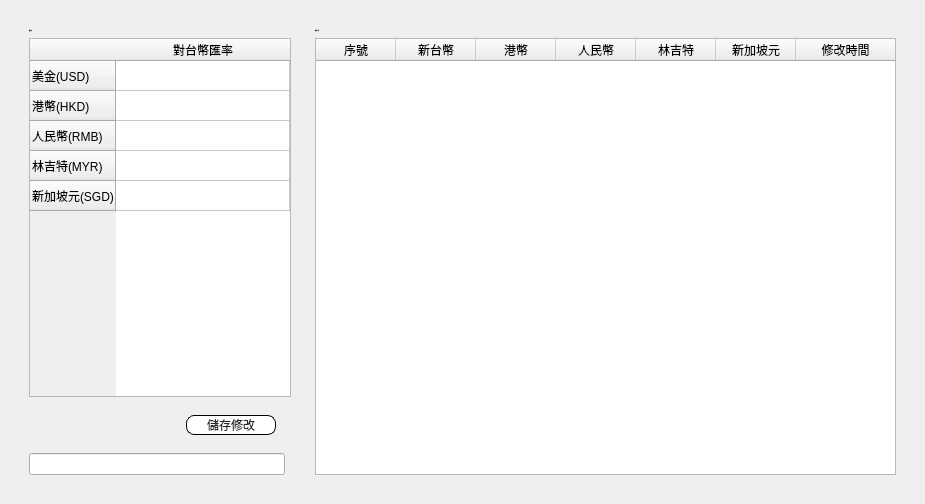
<?xml version="1.0" encoding="UTF-8"?>
<ui version="4.0">
 <class>LayerExchangeRate</class>
 <widget class="QWidget" name="LayerExchangeRate">
  <property name="geometry">
   <rect>
    <x>0</x>
    <y>0</y>
    <width>925</width>
    <height>504</height>
   </rect>
  </property>
  <property name="windowTitle">
   <string>Form</string>
  </property>
  <layout class="QGridLayout" name="gridLayout">
   <property name="leftMargin">
    <number>0</number>
   </property>
   <property name="topMargin">
    <number>0</number>
   </property>
   <property name="rightMargin">
    <number>0</number>
   </property>
   <property name="bottomMargin">
    <number>0</number>
   </property>
   <property name="spacing">
    <number>0</number>
   </property>
   <item row="0" column="0">
    <widget class="QWidget" name="wBg" native="true">
     <property name="minimumSize">
      <size>
       <width>0</width>
       <height>0</height>
      </size>
     </property>
     <property name="maximumSize">
      <size>
       <width>16777215</width>
       <height>16777215</height>
      </size>
     </property>
     <property name="styleSheet">
      <string notr="true">font: 14px &quot;Microsoft JhengHei UI&quot;;</string>
     </property>
     <layout class="QHBoxLayout" name="horizontalLayout_3">
      <property name="leftMargin">
       <number>20</number>
      </property>
      <property name="topMargin">
       <number>20</number>
      </property>
      <property name="rightMargin">
       <number>20</number>
      </property>
      <property name="bottomMargin">
       <number>20</number>
      </property>
      <item>
       <widget class="QWidget" name="widget_2" native="true">
        <property name="minimumSize">
         <size>
          <width>280</width>
          <height>0</height>
         </size>
        </property>
        <property name="maximumSize">
         <size>
          <width>280</width>
          <height>16777215</height>
         </size>
        </property>
        <layout class="QGridLayout" name="gridLayout_3">
         <item row="1" column="0" rowspan="2" colspan="2">
          <widget class="QTableWidget" name="tableWidget">
           <property name="minimumSize">
            <size>
             <width>260</width>
             <height>0</height>
            </size>
           </property>
           <property name="focusPolicy">
            <enum>Qt::NoFocus</enum>
           </property>
           <property name="styleSheet">
            <string notr="true"/>
           </property>
           <attribute name="horizontalHeaderCascadingSectionResizes">
            <bool>false</bool>
           </attribute>
           <attribute name="horizontalHeaderDefaultSectionSize">
            <number>80</number>
           </attribute>
           <attribute name="horizontalHeaderStretchLastSection">
            <bool>true</bool>
           </attribute>
           <attribute name="verticalHeaderMinimumSectionSize">
            <number>30</number>
           </attribute>
           <attribute name="verticalHeaderDefaultSectionSize">
            <number>30</number>
           </attribute>
           <attribute name="verticalHeaderHighlightSections">
            <bool>false</bool>
           </attribute>
           <attribute name="verticalHeaderShowSortIndicator" stdset="0">
            <bool>false</bool>
           </attribute>
           <attribute name="verticalHeaderStretchLastSection">
            <bool>false</bool>
           </attribute>
           <row>
            <property name="text">
             <string>美金(USD)</string>
            </property>
           </row>
           <row>
            <property name="text">
             <string>港幣(HKD)</string>
            </property>
           </row>
           <row>
            <property name="text">
             <string>人民幣(RMB)</string>
            </property>
           </row>
           <row>
            <property name="text">
             <string>林吉特(MYR)</string>
            </property>
           </row>
           <row>
            <property name="text">
             <string>新加坡元(SGD)</string>
            </property>
           </row>
           <column>
            <property name="text">
             <string>對台幣匯率</string>
            </property>
           </column>
          </widget>
         </item>
         <item row="3" column="0">
          <widget class="QWidget" name="widget" native="true">
           <property name="sizePolicy">
            <sizepolicy hsizetype="Preferred" vsizetype="Fixed">
             <horstretch>0</horstretch>
             <verstretch>0</verstretch>
            </sizepolicy>
           </property>
           <property name="minimumSize">
            <size>
             <width>0</width>
             <height>44</height>
            </size>
           </property>
           <property name="styleSheet">
            <string notr="true">
QPushButton{
font: 20px &quot;Microsoft JhengHei UI&quot;;

}

QPushButton{background-color: rgb(255, 255, 255);
border-radius:8px;

color: rgb(41,41,41);
border: 1px solid #000000; }


QPushButton:hover 
{ 
background-color: #55aaff; 
border-style: outset; 
border-width: 2px; 
font: 700 18px &quot;Microsoft JhengHei UI&quot;; 
}
QPushButton:pressed { 
border-style: outset; 
border-width: 0px; 
font: 700 24px &quot;Microsoft JhengHei UI&quot;; 
color:rgb(241,241,241);
background-color:#3c78b4;
}</string>
           </property>
           <layout class="QHBoxLayout" name="horizontalLayout">
            <item>
             <spacer name="horizontalSpacer">
              <property name="orientation">
               <enum>Qt::Horizontal</enum>
              </property>
              <property name="sizeHint" stdset="0">
               <size>
                <width>40</width>
                <height>20</height>
               </size>
              </property>
             </spacer>
            </item>
            <item>
             <widget class="QPushButton" name="btnSave">
              <property name="minimumSize">
               <size>
                <width>90</width>
                <height>0</height>
               </size>
              </property>
              <property name="focusPolicy">
               <enum>Qt::NoFocus</enum>
              </property>
              <property name="text">
               <string>儲存修改</string>
              </property>
             </widget>
            </item>
           </layout>
          </widget>
         </item>
         <item row="4" column="0">
          <widget class="QLineEdit" name="lineEdit"/>
         </item>
         <item row="0" column="0" colspan="2">
          <widget class="QLabel" name="label">
           <property name="sizePolicy">
            <sizepolicy hsizetype="Preferred" vsizetype="Fixed">
             <horstretch>0</horstretch>
             <verstretch>0</verstretch>
            </sizepolicy>
           </property>
           <property name="font">
            <font>
             <pointsize>-1</pointsize>
             <italic>false</italic>
             <bold>false</bold>
            </font>
           </property>
           <property name="text">
            <string>匯率表</string>
           </property>
          </widget>
         </item>
        </layout>
       </widget>
      </item>
      <item>
       <widget class="QWidget" name="widget_3" native="true">
        <property name="minimumSize">
         <size>
          <width>100</width>
          <height>0</height>
         </size>
        </property>
        <layout class="QGridLayout" name="gridLayout_2">
         <item row="0" column="0">
          <widget class="QLabel" name="label_2">
           <property name="sizePolicy">
            <sizepolicy hsizetype="Preferred" vsizetype="Fixed">
             <horstretch>0</horstretch>
             <verstretch>0</verstretch>
            </sizepolicy>
           </property>
           <property name="font">
            <font>
             <pointsize>-1</pointsize>
             <italic>false</italic>
             <bold>false</bold>
            </font>
           </property>
           <property name="text">
            <string>修改紀錄</string>
           </property>
          </widget>
         </item>
         <item row="1" column="0">
          <widget class="QTableWidget" name="tbHistory">
           <property name="minimumSize">
            <size>
             <width>500</width>
             <height>0</height>
            </size>
           </property>
           <property name="focusPolicy">
            <enum>Qt::NoFocus</enum>
           </property>
           <property name="editTriggers">
            <set>QAbstractItemView::NoEditTriggers</set>
           </property>
           <property name="selectionBehavior">
            <enum>QAbstractItemView::SelectRows</enum>
           </property>
           <attribute name="horizontalHeaderDefaultSectionSize">
            <number>80</number>
           </attribute>
           <attribute name="horizontalHeaderStretchLastSection">
            <bool>true</bool>
           </attribute>
           <attribute name="verticalHeaderVisible">
            <bool>false</bool>
           </attribute>
           <column>
            <property name="text">
             <string>序號</string>
            </property>
           </column>
           <column>
            <property name="text">
             <string>新台幣</string>
            </property>
           </column>
           <column>
            <property name="text">
             <string>港幣</string>
            </property>
           </column>
           <column>
            <property name="text">
             <string>人民幣</string>
            </property>
           </column>
           <column>
            <property name="text">
             <string>林吉特</string>
            </property>
           </column>
           <column>
            <property name="text">
             <string>新加坡元</string>
            </property>
           </column>
           <column>
            <property name="text">
             <string>修改時間</string>
            </property>
           </column>
          </widget>
         </item>
        </layout>
       </widget>
      </item>
     </layout>
    </widget>
   </item>
  </layout>
 </widget>
 <resources/>
 <connections/>
</ui>
